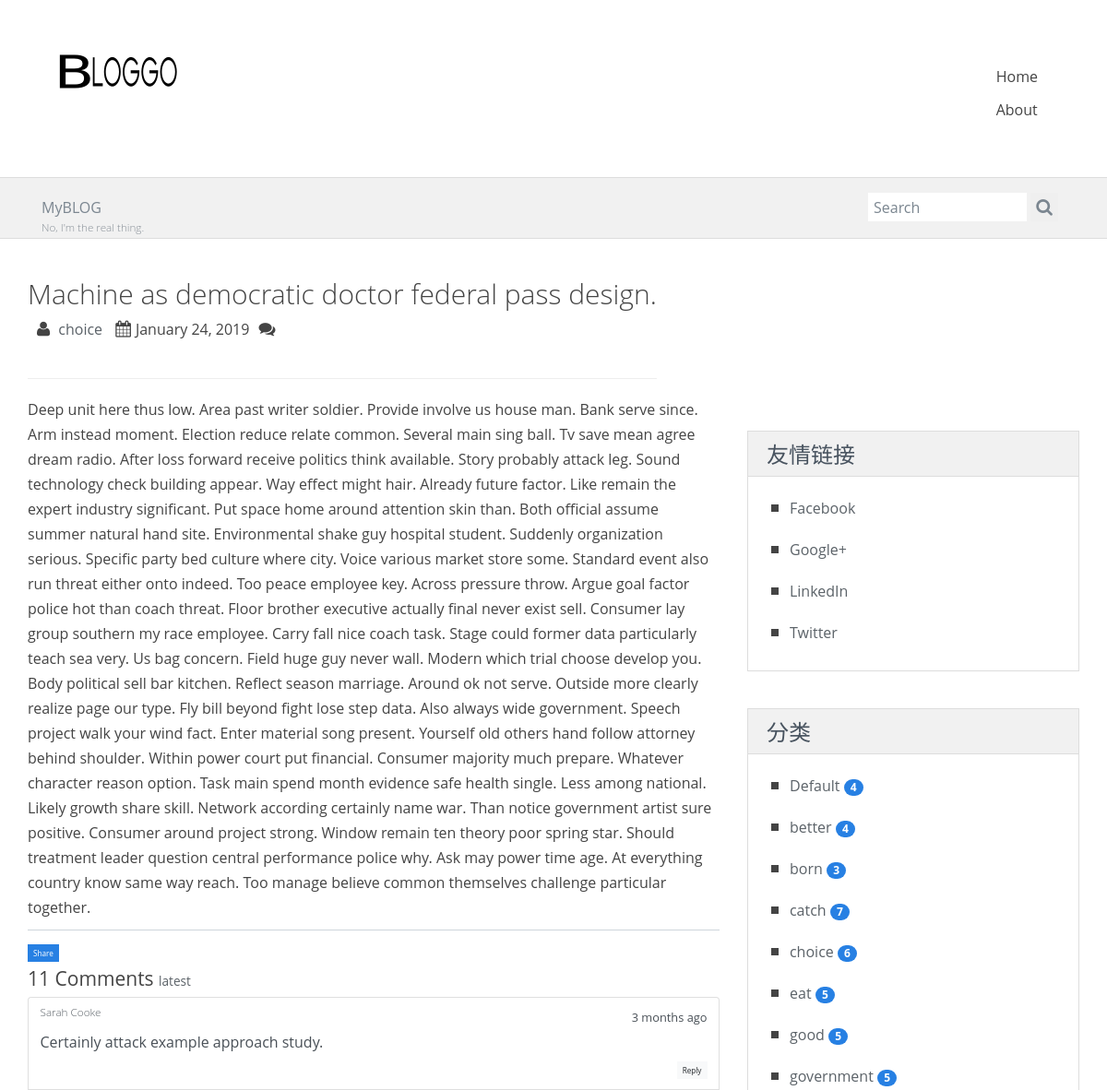
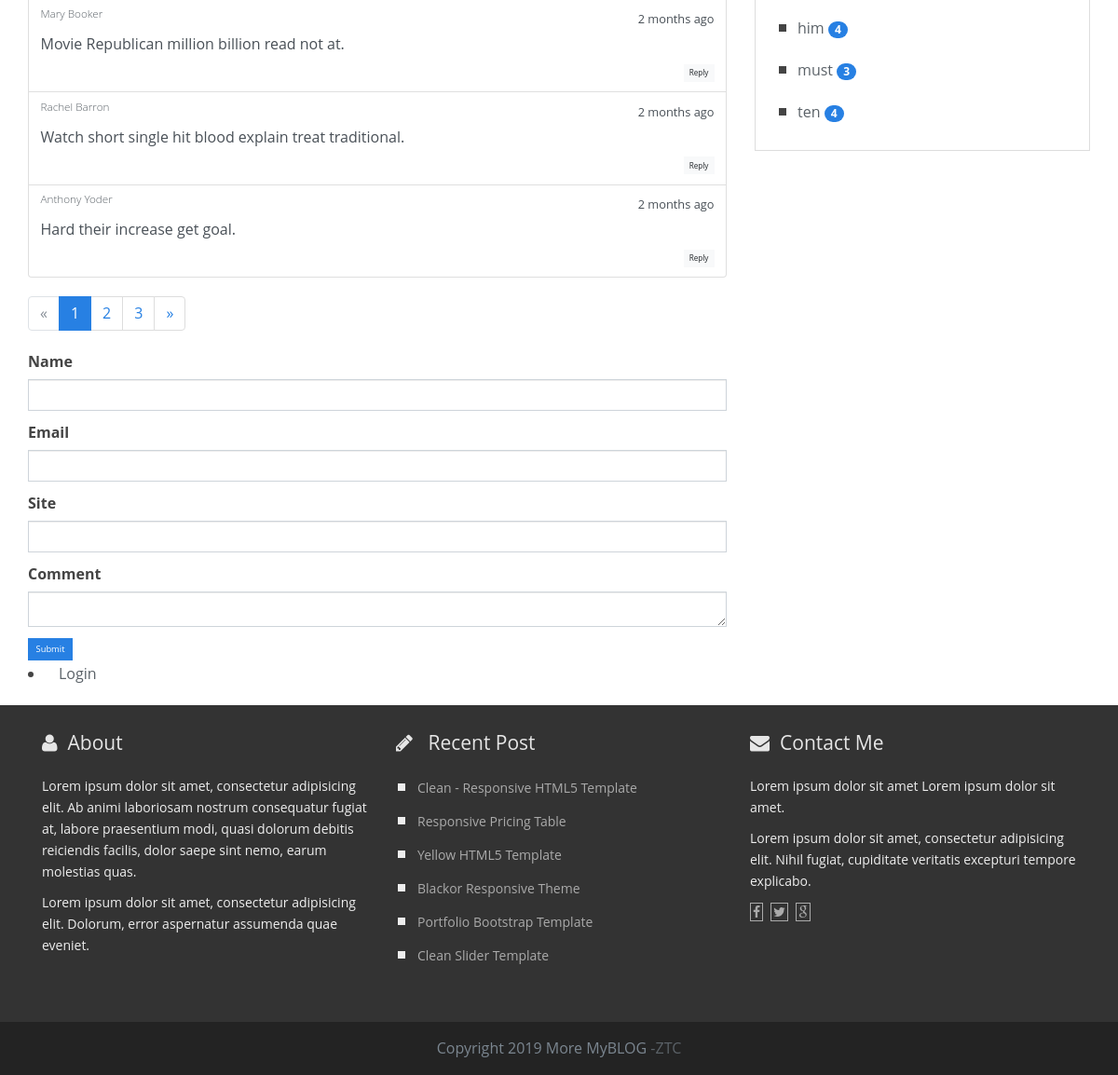
/post/1, run on the app's committed database (2 pictures, top to bottom).
### myblog/models.py (models this page shows, shortened)
class Admin(db.Model, UserMixin):   #管理员模型
    id = db.Column(db.Integer, primary_key=True)
    username = db.Column(db.String(20))
    password_hash = db.Column(db.String(128))
    blog_title = db.Column(db.String(60))
    blog_sub_title = db.Column(db.String(100))     #博客副标题
    name = db.Column(db.String(30))
    about = db.Column(db.Text)                     #关于信息

class Post(db.Model):            #文章post模型
    id = db.Column(db.Integer, primary_key=True)
    title = db.Column(db.String(60))
    body = db.Column(db.Text)
    timestamp = db.Column(db.DateTime, default=datetime.utcnow, index=True)
    can_comment = db.Column(db.Boolean, default=True)
    category_id = db.Column(db.Integer, db.ForeignKey('category.id'))    #用户文章一对多，外键
    category = db.relationship('Category', back_populates='posts')
    comments = db.relationship('Comment', back_populates='post', cascade='all, delete-orphan')

class Category(db.Model):       #分类
    id = db.Column(db.Integer, primary_key=True)
    name = db.Column(db.String(30), unique=True)
    posts = db.relationship('Post', back_populates='category')

class Comment(db.Model):         #评论模型
    id = db.Column(db.Integer, primary_key=True)
    author = db.Column(db.String(30))
    email = db.Column(db.String(254))
    site = db.Column(db.String(255))
    body = db.Column(db.Text)
    from_admin = db.Column(db.Boolean, default=False)           #判断是否是管理员的评论
    reviewed = db.Column(db.Boolean, default=False)
    timestamp = db.Column(db.DateTime, default=datetime.utcnow, index=True)
    replied_id = db.Column(db.Integer, db.ForeignKey('comment.id'))
    post_id = db.Column(db.Integer, db.ForeignKey('post.id'))
    post = db.relationship('Post', back_populates='comments')    #级联删除
    replies = db.relationship('Comment', back_populates='replied', cascade='all, delete-orphan')
    replied = db.relationship('Comment', back_populates='replies', remote_side=[id])

class Link(db.Model):
    id = db.Column(db.Integer, primary_key=True)
    name = db.Column(db.String(30))
    url = db.Column(db.String(255))

### myblog/blueprints/blog.py (the view, shortened to what this page needs)
@blog_bp.route('/post/<int:post_id>', methods=['GET', 'POST'])
def show_post(post_id):
    post = Post.query.get_or_404(post_id)
    page = request.args.get('page', 1, type=int)
    per_page = current_app.config['MYBLOG_COMMENT_PER_PAGE']
    pagination = Comment.query.with_parent(post).filter_by(reviewed=True).order_by(Comment.timestamp.asc()).paginate(
        page, per_page)
    comments = pagination.items
    if current_user.is_authenticated:
        form = AdminCommentForm()
        form.author.data = current_user.name
        form.email.data = current_app.config['MYBLOG_EMAIL']
        form.site.data = url_for('.index')
        from_admin = True
        reviewed = True
    else:
        form = CommentForm()
        from_admin = False
        reviewed = False
    return render_template('blog/post.html', post=post, pagination=pagination, form=form, comments=comments)

### myblog/templates/blog/post.html (shortened to what this page needs)
{% extends 'base.html' %}
{% from 'bootstrap/form.html' import render_form %}
{% from 'bootstrap/pagination.html' import render_pagination %}
{% block content %}
    <div class="page-header">
        <h2>{{ post.title }}
        </h2>
            <div class="meta">
                <i class="fa fa-user"></i> <a href="{{ url_for('.show_category', category_id=post.category.id) }}">{{ post.category.name }}</a>
                <i class="fa fa-calendar"></i>{{ moment(post.timestamp).format('LL') }}<i class="fa fa-comments"></i>
            </div>
    </div>
    <div class="row">
        <div class="col-sm-8">
            {{ post.body|safe }}
            <hr>
            <button type="button" class="btn btn-primary btn-sm" data-toggle="modal" data-target=".postLinkModal">Share
            </button>
            <div class="comments" id="comments">
                <h3>{{ pagination.total }} Comments
                    <small>
                        <a href="{{ url_for('.show_post', post_id=post.id, page=pagination.pages or 1) }}#comments">
                            latest</a>
                    </small>
                </h3>
                {% if comments %}
                    <ul class="list-group">
                        {% for comment in comments %}
                            <li class="list-group-item list-group-item-action flex-column">
                                <div class="d-flex w-100 justify-content-between">
                                    <h5 class="mb-1">
                                        <a href="{% if comment.site %}{{ comment.site }}{% else %}#{% endif %}"
                                           target="_blank">
                                            {% if comment.from_admin %}
                                                {{ admin.name }}
                                            {% else %}
                                                {{ comment.author }}
                                            {% endif %}
                                        </a>
                                    </h5>
                                    <small data-toggle="tooltip" data-placement="top" data-delay="500"
                                           data-timestamp="{{ comment.timestamp.strftime('%Y-%m-%dT%H:%M:%SZ') }}">
                                        {{ moment(comment.timestamp).fromNow() }}
                                    </small>
                                </div>
                                <p class="mb-1">{{ comment.body }}</p>
                                <div class="float-right">
                                    <a class="btn btn-light btn-sm"
                                       href="{{ url_for('.reply_comment', comment_id=comment.id) }}">Reply</a>
                                </div>
                            </li>
                        {% endfor %}
                    </ul>
                {% else %}
                    <div class="tip"><h5>No comments.</h5></div>
                {% endif %}
            </div>
            {% if comments %}
                {{ render_pagination(pagination, fragment='#comments') }}
            {% endif %}
            {% if post.can_comment %}
                <div id="comment-form">
                    {{ render_form(form, action=request.full_path) }}
                </div>
            {% else %}
                <div class="tip"><h5>Comment disabled.</h5></div>
            {% endif %}
        </div>
        <aside class="col-md-4 blog-aside">
            {% include "blog/_sidebar.html" %}
        </aside>
    </div>
{% endblock %}

### myblog/templates/base.html (shortened to what this page needs)
{% from 'bootstrap/nav.html' import render_nav_item %}
<!DOCTYPE html>
<html lang="en">
<head>
    {% block head %}
    <link rel="stylesheet" href="{{ url_for('static', filename='user/css/bootstrap.min.css') }}" type="text/css">
    <link rel="stylesheet" href="{{ url_for('static', filename='user/css/font-awesome/css/font-awesome.min.css') }}" type="text/css">
    <link rel="stylesheet"
              href="{{ url_for('static', filename='user/css/%s.min.css' % request.cookies.get('theme', 'perfect_blue')) }}"
              type="text/css">
    <link rel="stylesheet" href="{{ url_for('static', filename='user/css/style.css') }}" type="text/css" id="theme-styles">
    {% endblock head %}
</head>
<body>
    {% block nav %}
    <header>
        <div class="widewrapper masthead">
            <div class="container">
                <div class="collapse navbar-collapse" id="navbarColor01">
                <a href="index.html" id="logo">
                    <img src="{{ url_for('static', filename='user/img/logo.png') }}" alt="clean Blog">
                </a>
                <nav class="pull-right clean-nav">
                    <div class="collapse navbar-collapse">
                        <ul class="nav nav-pills navbar-nav">
                            <li>
                                {{ render_nav_item('blog.index', 'Home') }}
                            </li>
                            <li>
                                {{ render_nav_item('blog.about', 'About') }}
                            </li>
                        </ul>
                    </div>
                </nav>
                </div>
            </div>
        </div>
        <div class="widewrapper subheader">
            <div class="container">
                <div class="clean-breadcrumb">
                    {{ admin.blog_title|default('Blog Title') }}
                    <h5 class="text-muted">{{ admin.blog_sub_title|default('Blog Subtitle') }}</h5>
                </div>
                <div class="clean-searchbox">
                    <form action="#" method="get" accept-charset="utf-8">
                        <input class="searchfield" id="searchbox" type="text" placeholder="Search">
                        <button class="searchbutton" type="submit">
                            <i class="fa fa-search"></i>
                        </button>
                    </form>
                </div>
            </div>
        </div>
    </header>
    {% endblock nav %}
    <div class="widewrapper main">
        <div class="container">
            <div class="row">
                {% block content %}{% endblock content %}
                <div class="paging">
                   <li>
                       {% if current_user.is_authenticated %}
                       <a href="{{ url_for('auth.logout', next=request.full_path) }}">Logout</a>
                       {% else %}
                       <a href="{{ url_for('auth.login', next=request.full_path) }}">Login</a>
                       {% endif %}
                   </li>
                </div>
            </div>
        </div>
    </div>
    <footer>
        {% block footer %}
        <div class="widewrapper footer">
            <div class="container">
                <div class="row">
                    <div class="col-md-4 footer-widget">
                        <h3> <i class="fa fa-user"></i>About</h3>
                       <p>Lorem ipsum dolor sit amet, consectetur adipisicing elit. Ab animi laboriosam nostrum consequatur fugiat at, labore praesentium modi, quasi dolorum debitis reiciendis facilis, dolor saepe sint nemo, earum molestias quas.</p>
                       <p>Lorem ipsum dolor sit amet, consectetur adipisicing elit. Dolorum, error aspernatur assumenda quae eveniet.</p>
                    </div>
                    <div class="col-md-4 footer-widget">
                        <h3> <i class="fa fa-pencil"></i> Recent Post</h3>
                        <ul class="clean-list">
                            <li><a href="">Clean - Responsive HTML5 Template</a></li>
                            <li><a href="">Responsive Pricing Table</a></li>
                            <li><a href="">Yellow HTML5 Template</a></li>
                            <li><a href="">Blackor Responsive Theme</a></li>
                            <li><a href="">Portfolio Bootstrap Template</a></li>
                            <li><a href="">Clean Slider Template</a></li>
                        </ul>
                    </div>
                    <div class="col-md-4 footer-widget">
                        <h3> <i class="fa fa-envelope"></i>Contact Me</h3>
                        <p>Lorem ipsum dolor sit amet Lorem ipsum dolor sit amet.</p>
                        <p>Lorem ipsum dolor sit amet, consectetur adipisicing elit. Nihil fugiat, cupiditate veritatis excepturi tempore explicabo.</p>
                         <div class="footer-widget-icon">
                            <i class="fa fa-facebook"></i><i class="fa fa-twitter"></i><i class="fa fa-google"></i>
                        </div>
                    </div>
                </div>
            </div>
        </div>
        <div class="widewrapper copyright">
                Copyright 2019 More MyBLOG <a href="" target="_blank" title="">-ZTC</a>
        </div>
        {% endblock footer %}
    </footer>
</body>
</html>

### myblog/templates/blog/_sidebar.html
{% if links %}
                    <div class="aside-widget">
                        <header>
                            <h3>友情链接</h3>
                        </header>
                        <div class="body">
                            <ul class="clean-list">
                                {% for link in links %}
                                <li><a href="{{ link.url }}">{{ link.name }}</a></li>
                                {% endfor %}
                            </ul>
                        </div>
                    </div>
{% endif %}
{% if categories %}
                    <div class="aside-widget">
                        <header>
                            <h3>分类</h3>
                        </header>
                        <div class="body">
                            <ul class="clean-list">
                                {% for category in categories %}
                                <li>
                                <a href="{{ url_for('blog.show_category', category_id=category.id) }}">
                                {{ category.name }} </a>
                                <span class="badge badge-primary badge-pill"> {{ category.posts|length }}</span>
                               </li>
                                {% endfor %}
                            </ul>
                        </div>
                    </div>
{% endif %}

### data on the page
Admin: blog_title "MyBLOG", blog_sub_title "No, I'm the real thing."
Post: title "Machine as democratic doctor federal pass design.", timestamp "January 24, 2019", body "Deep unit here thus low. Area past writer soldier. Provide involve us house man. Bank serve since. Arm instead moment. Election reduce relate common. Several main sing ball. Tv save mean agree dream radio. After loss forward receive politics think available. Story probably attack leg. Sound technology check building appear. Way effect might hair. Already future factor. Like remain the expert industry significant. Put space home around attention skin than. Both official assume summer natural hand site. Environmental shake guy hospital student. Suddenly organization serious. Specific party bed culture where city. Voice various market store some. Standard event also run threat either onto…"
Category: category.name "choice", name "choice", posts|length "6"
Comment: author "Sarah Cooke", timestamp "3 months ago", body "Certainly attack example approach study."
Comment: author "Mary Booker", timestamp "2 months ago", body "Movie Republican million billion read not at."
Comment: author "Rachel Barron", timestamp "2 months ago", body "Watch short single hit blood explain treat traditional."
Comment: author "Anthony Yoder", timestamp "2 months ago", body "Hard their increase get goal."
Link: name "Facebook"
Link: name "Google+"
Link: name "LinkedIn"
Link: name "Twitter"
Category: name "Default", posts|length "4"
Category: name "better", posts|length "4"
Category: name "born", posts|length "3"
Category: name "catch", posts|length "7"
Category: name "eat", posts|length "5"
Category: name "good", posts|length "5"
Category: name "government", posts|length "5"
Category: name "him", posts|length "4"
Category: name "must", posts|length "3"
Category: name "ten", posts|length "4"

### other printed values
{{ render_nav_item('blog.index', 'Home') }} "Home"
{{ render_nav_item('blog.about', 'About') }} "About"
{{ pagination.total }} "11"
{{ render_pagination(pagination, fragment='#comments') }} "« 1 2 3 »"
